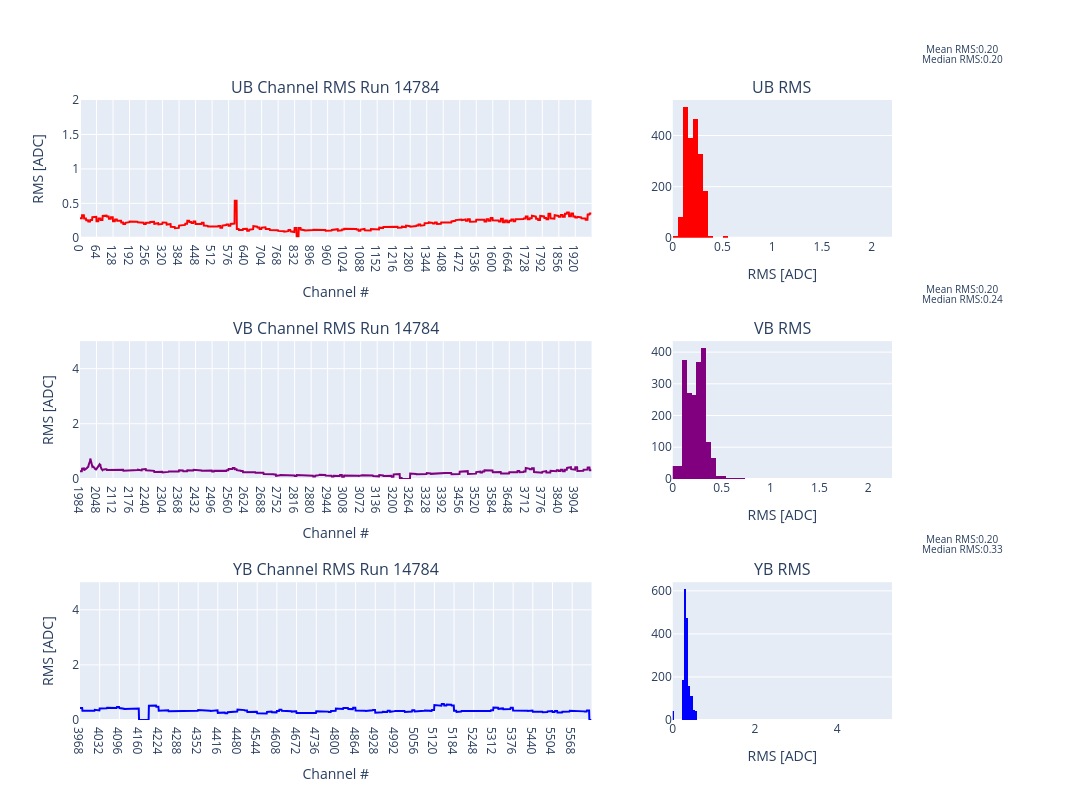

Here is the notebook cell this chart was saved with:
### Code cell
#import plotly.io as pio
#pio.kaleido.scope.default_format = "png"

filename = f"RMS_plots_planeB_int_test.pdf"

fig = make_subplots(rows=3,cols=2,column_widths = [0.7,0.3],subplot_titles = (f'UB Channel RMS Run {Run_num}','UB RMS',f'VB Channel RMS Run {Run_num}','VB RMS',f'YB Channel RMS Run {Run_num}','YB RMS',))
mask = Noise_df['wire_plane'] == 'UB'
median = np.median(Noise_df['Raw_rms'][mask])
mean = np.mean(Noise_df['Raw_rms'][mask])
fig.add_trace(go.Histogram(x=Noise_df['Raw_rms'][mask],marker_color = 'red',xbins=dict(start = median - 5,end = median+5,size=.05)),row = 1, col =2)
fig.add_trace(go.Scatter(x=Noise_df['Channel_id'][mask],y = Noise_df['Raw_rms'][mask],marker_color = 'red'),row = 1, col = 1)
fig.update_layout(xaxis2 = dict(range = [0,median+2]))
fig.update_layout(margin = dict(r=200))
fig.add_annotation(dict(font = dict(size = 10),xshift= 180,yshift=120,text = f"Mean RMS:{mean:.2f}",showarrow = False),row =1,col=2)
fig.add_annotation(dict(font = dict(size = 10),xshift= 180,yshift=110,text = f"Median RMS:{median:.2f}",showarrow = False),row =1,col=2)


mask = Noise_df['wire_plane'] == 'VB'
median = np.median(Noise_df['Raw_rms'][mask])
fig.add_trace(go.Histogram(x=Noise_df['Raw_rms'][mask],marker_color = 'purple',xbins=dict(start = median - 5,end = median+5,size=.05)),row = 2, col =2)
fig.add_trace(go.Scatter(x=Noise_df['Channel_id'][mask],y = Noise_df['Raw_rms'][mask],marker_color = 'purple'),row = 2, col = 1)
fig.update_layout(xaxis4 = dict(range = [0,median+2]))

fig.add_annotation(dict(font = dict(size = 10),xshift= 180,yshift=-120,text = f"Mean RMS:{mean:.2f}",showarrow = False),row =1,col=2)
fig.add_annotation(dict(font = dict(size = 10),xshift= 180,yshift=-130,text = f"Median RMS:{median:.2f}",showarrow = False),row =1,col=2)

mask = Noise_df['wire_plane'] == 'YB'
median = np.median(Noise_df['Raw_rms'][mask])
fig.add_trace(go.Histogram(x=Noise_df['Raw_rms'][mask],marker_color = 'blue',xbins=dict(start = median - 5,end = median+5,size=.05)),row = 3, col =2)
fig.add_trace(go.Scatter(x=Noise_df['Channel_id'][mask],y = Noise_df['Raw_rms'][mask],marker_color = 'blue'),row = 3, col = 1)
fig.update_layout(xaxis6 = dict(range = [0,median+5]))

fig.add_annotation(dict(font = dict(size = 10),xshift= 180,yshift=-370,text = f"Mean RMS:{mean:.2f}",showarrow = False),row =1,col=2)
fig.add_annotation(dict(font = dict(size = 10),xshift= 180,yshift=-380,text = f"Median RMS:{median:.2f}",showarrow = False),row =1,col=2)

fig.update_yaxes(title_text = "RMS [ADC]",row = 1, col = 1)
fig.update_yaxes(title_text = "RMS [ADC]",row = 2, col = 1)
fig.update_yaxes(title_text = "RMS [ADC]",row = 3, col = 1)
fig.update_xaxes(title_text = "Channel #",row = 1, col = 1)
fig.update_xaxes(title_text = "Channel #",row = 2, col = 1)
fig.update_xaxes(title_text = "Channel #",row = 3, col = 1)
fig.update_xaxes(title_text = "RMS [ADC]",row = 1, col = 2)
fig.update_xaxes(title_text = "RMS [ADC]",row = 2, col = 2)
fig.update_xaxes(title_text = "RMS [ADC]",row = 3, col = 2)
#fig.update_layout(xaxis2 = dict(range = [0,5]),xaxis4 = dict(range = [0,5]),xaxis6 = dict(range = [0,5]))
fig.update_layout(yaxis = dict(range = [0,2]),yaxis3 = dict(range = [0,5]),yaxis5 = dict(range = [0,5]))
fig.update_layout(xaxis = dict(tickmode = 'linear',dtick = 64),xaxis3 = dict(tickmode = 'linear',dtick = 64),xaxis5 = dict(tickmode = 'linear',dtick = 64))
fig.update_layout(height = 800, width = 1200,showlegend = False)

fig.write_image(directory+filename)
fig.show()

### Figure 1 — Plotly figure (JSON) as saved in the notebook; plotly's stock layout.template omitted (floating-point values rounded to 4 significant figures; data arrays with more than 128 entries replaced by an {"elided": "..."} marker saying what was removed)
{"data": [{"marker": {"color": "red"}, "type": "histogram", "x": {"elided": "1984 float values"}, "xaxis": "x2", "xbins": {"end": 5.204, "size": 0.05, "start": -4.796}, "yaxis": "y2"}, {"marker": {"color": "red"}, "type": "scatter", "x": {"elided": "1984 int values"}, "xaxis": "x", "y": {"elided": "1984 float values"}, "yaxis": "y"}, {"marker": {"color": "purple"}, "type": "histogram", "x": {"elided": "1984 float values"}, "xaxis": "x4", "xbins": {"end": 5.242, "size": 0.05, "start": -4.758}, "yaxis": "y4"}, {"marker": {"color": "purple"}, "type": "scatter", "x": {"elided": "1984 int values"}, "xaxis": "x3", "y": {"elided": "1984 float values"}, "yaxis": "y3"}, {"marker": {"color": "blue"}, "type": "histogram", "x": {"elided": "1664 float values"}, "xaxis": "x6", "xbins": {"end": 5.33, "size": 0.05, "start": -4.67}, "yaxis": "y6"}, {"marker": {"color": "blue"}, "type": "scatter", "x": {"elided": "1664 int values"}, "xaxis": "x5", "y": {"elided": "1664 float values"}, "yaxis": "y5"}], "layout": {"annotations": [{"font": {"size": 16}, "showarrow": false, "text": "UB Channel RMS Run 14784", "x": 0.315, "xanchor": "center", "xref": "paper", "y": 1, "yanchor": "bottom", "yref": "paper"}, {"font": {"size": 16}, "showarrow": false, "text": "UB RMS", "x": 0.865, "xanchor": "center", "xref": "paper", "y": 1, "yanchor": "bottom", "yref": "paper"}, {"font": {"size": 16}, "showarrow": false, "text": "VB Channel RMS Run 14784", "x": 0.315, "xanchor": "center", "xref": "paper", "y": 0.6111, "yanchor": "bottom", "yref": "paper"}, {"font": {"size": 16}, "showarrow": false, "text": "VB RMS", "x": 0.865, "xanchor": "center", "xref": "paper", "y": 0.6111, "yanchor": "bottom", "yref": "paper"}, {"font": {"size": 16}, "showarrow": false, "text": "YB Channel RMS Run 14784", "x": 0.315, "xanchor": "center", "xref": "paper", "y": 0.2222, "yanchor": "bottom", "yref": "paper"}, {"font": {"size": 16}, "showarrow": false, "text": "YB RMS", "x": 0.865, "xanchor": "center", "xref": "paper", "y": 0.2222, "yanchor": "bottom", "yref": "paper"}, {"font": {"size": 10}, "showarrow": false, "text": "Mean RMS:0.20", "xref": "x2", "xshift": 180, "yref": "y2", "yshift": 120}, {"font": {"size": 10}, "showarrow": false, "text": "Median RMS:0.20", "xref": "x2", "xshift": 180, "yref": "y2", "yshift": 110}, {"font": {"size": 10}, "showarrow": false, "text": "Mean RMS:0.20", "xref": "x2", "xshift": 180, "yref": "y2", "yshift": -120}, {"font": {"size": 10}, "showarrow": false, "text": "Median RMS:0.24", "xref": "x2", "xshift": 180, "yref": "y2", "yshift": -130}, {"font": {"size": 10}, "showarrow": false, "text": "Mean RMS:0.20", "xref": "x2", "xshift": 180, "yref": "y2", "yshift": -370}, {"font": {"size": 10}, "showarrow": false, "text": "Median RMS:0.33", "xref": "x2", "xshift": 180, "yref": "y2", "yshift": -380}], "height": 800, "margin": {"r": 200}, "showlegend": false, "width": 1200, "xaxis": {"anchor": "y", "domain": [0, 0.63], "dtick": 64, "tickmode": "linear", "title": {"text": "Channel #"}}, "xaxis2": {"anchor": "y2", "domain": [0.73, 1], "range": [0, 2.204], "title": {"text": "RMS [ADC]"}}, "xaxis3": {"anchor": "y3", "domain": [0, 0.63], "dtick": 64, "tickmode": "linear", "title": {"text": "Channel #"}}, "xaxis4": {"anchor": "y4", "domain": [0.73, 1], "range": [0, 2.242], "title": {"text": "RMS [ADC]"}}, "xaxis5": {"anchor": "y5", "domain": [0, 0.63], "dtick": 64, "tickmode": "linear", "title": {"text": "Channel #"}}, "xaxis6": {"anchor": "y6", "domain": [0.73, 1], "range": [0, 5.33], "title": {"text": "RMS [ADC]"}}, "yaxis": {"anchor": "x", "domain": [0.7778, 1], "range": [0, 2], "title": {"text": "RMS [ADC]"}}, "yaxis2": {"anchor": "x2", "domain": [0.7778, 1]}, "yaxis3": {"anchor": "x3", "domain": [0.3889, 0.6111], "range": [0, 5], "title": {"text": "RMS [ADC]"}}, "yaxis4": {"anchor": "x4", "domain": [0.3889, 0.6111]}, "yaxis5": {"anchor": "x5", "domain": [0, 0.2222], "range": [0, 5], "title": {"text": "RMS [ADC]"}}, "yaxis6": {"anchor": "x6", "domain": [0, 0.2222]}}}
